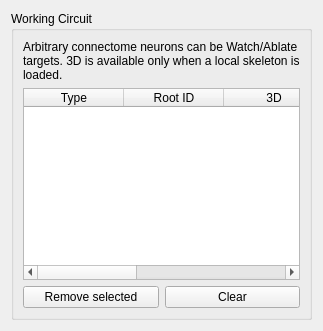
               <widget class="QWidget" name="wc">
                <attribute name="title">
                 <string>Working Circuit</string>
                </attribute>
                <layout class="QVBoxLayout" name="verticalLayout_2">
                 <item>
                  <widget class="QGroupBox" name="workingCircuitGB">
                   <property name="title">
                    <string>Working Circuit</string>
                   </property>
                   <layout class="QVBoxLayout" name="workingCircuitVL">
                    <item>
                     <widget class="QLabel" name="workingCircuitInfoLB">
                      <property name="text">
                       <string>Arbitrary connectome neurons can be Watch/Ablate targets. 3D is available only when a local skeleton is loaded.</string>
                      </property>
                      <property name="wordWrap">
                       <bool>true</bool>
                      </property>
                     </widget>
                    </item>
                    <item>
                     <widget class="QTableWidget" name="workingCircuitTW">
                      <property name="minimumSize">
                       <size>
                        <width>0</width>
                        <height>150</height>
                       </size>
                      </property>
                      <property name="editTriggers">
                       <set>QAbstractItemView::NoEditTriggers</set>
                      </property>
                      <property name="alternatingRowColors">
                       <bool>true</bool>
                      </property>
                      <property name="selectionMode">
                       <enum>QAbstractItemView::ExtendedSelection</enum>
                      </property>
                      <property name="selectionBehavior">
                       <enum>QAbstractItemView::SelectRows</enum>
                      </property>
                      <column>
                       <property name="text">
                        <string>Type</string>
                       </property>
                      </column>
                      <column>
                       <property name="text">
                        <string>Root ID</string>
                       </property>
                      </column>
                      <column>
                       <property name="text">
                        <string>3D</string>
                       </property>
                      </column>
                      <column>
                       <property name="text">
                        <string>Watch</string>
                       </property>
                      </column>
                      <column>
                       <property name="text">
                        <string>Ablate</string>
                       </property>
                      </column>
                     </widget>
                    </item>
                    <item>
                     <layout class="QHBoxLayout" name="workingCircuitActionsHL">
                      <item>
                       <widget class="QPushButton" name="explorerRemoveSelectedPB">
                        <property name="text">
                         <string>Remove selected</string>
                        </property>
                       </widget>
                      </item>
                      <item>
                       <widget class="QPushButton" name="explorerClearCircuitPB">
                        <property name="text">
                         <string>Clear</string>
                        </property>
                       </widget>
                      </item>
                     </layout>
                    </item>
                   </layout>
                  </widget>
                 </item>
                </layout>
               </widget>
